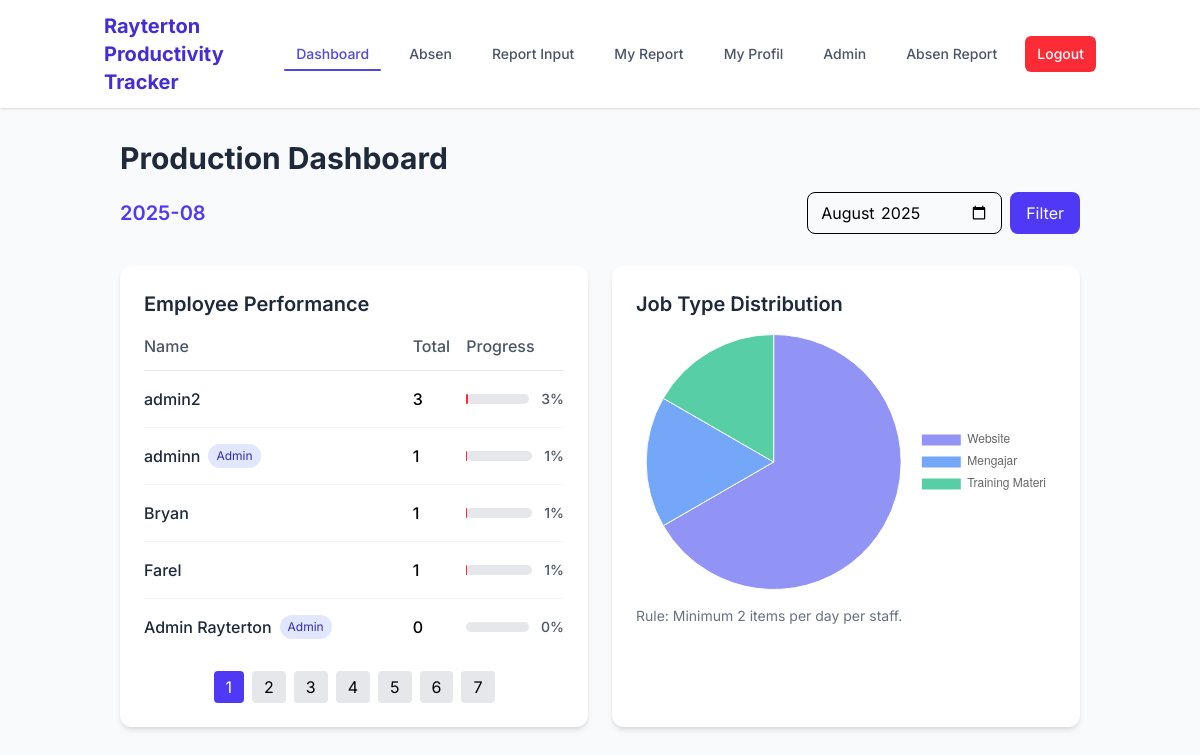
/dashboard.php (signed in), run on the app's committed database.
### tables this page shows
CREATE TABLE `users` (
  `user_id` int(11) NOT NULL,
  `name` varchar(100) NOT NULL,
  `email` varchar(120) NOT NULL,
  `password_hash` varchar(255) NOT NULL,
  `role` enum('admin','staff') NOT NULL DEFAULT 'staff',
  `is_active` tinyint(1) NOT NULL DEFAULT 1,
  `created_at` timestamp NOT NULL DEFAULT current_timestamp()
);

### public/dashboard.php (the view, shortened to what this page needs)
<?php
require_once __DIR__ . '/../lib/db.php';
$month = $_GET['month'] ?? date('Y-m');
$start = $month . "-01";
$end = date('Y-m-t', strtotime($start));
$stmt = $pdo->prepare("
  SELECT u.user_id, u.name, u.role,
         COALESCE(SUM(pr.report_date BETWEEN ? AND ?), 0) as dummy,
         COUNT(pr.report_id) as total
  FROM users u
  LEFT JOIN production_reports pr ON pr.user_id = u.user_id AND pr.report_date BETWEEN ? AND ?
  WHERE u.is_active = 1
  GROUP BY u.user_id
  ORDER BY total DESC, u.name
");
$stmt->execute([$start, $end, $start, $end]);
$users = $stmt->fetchAll();
$types = $pdo->prepare("SELECT job_type, COUNT(*) c FROM production_reports WHERE report_date BETWEEN ? AND ? GROUP BY job_type ORDER BY c DESC");
$types->execute([$start, $end]);
$typeRows = $types->fetchAll();
$limit = 5;
$page  = isset($_GET['page']) ? (int)$_GET['page'] : 1;
$offset = ($page - 1) * $limit;
$totalData = count($users);
$totalPage = ceil($totalData / $limit);
$usersPage = array_slice($users, $offset, $limit);
?>
<!DOCTYPE html>
<html lang="en">
<head>
  <link rel="stylesheet" href="css/output.css">
</head>
<body class="bg-gray-50">
<?php include __DIR__ . '/header.php'; ?>
<div class="container mx-auto px-4 py-8">
  <header class="mb-8">
    <h1 class="text-xl sm:text-2xl md:text-3xl sm:text-start text-center font-bold text-gray-800">
      Production Dashboard
    </h1>
    <div class="flex sm:flex-row flex-col items-center justify-between md:mt-4 mt-0 gap-2 md:gap-0">
      <span class="md:text-xl text-lg font-semibold text-indigo-600"><?php echo htmlspecialchars($month) ?></span>
      <form class="flex gap-2">
        <input type="month" name="month" value="<?php echo htmlspecialchars($month) ?>"
          class="md:w-full w-[178px] px-3 py-2 border rounded-lg focus:outline-none focus:ring-2 focus:ring-indigo-500">
        <button type="submit" class="px-4 py-2 bg-indigo-600 text-white rounded-lg hover:bg-indigo-700 transition">
          Filter
        </button>
      </form>
    </div>
  </header>
  <div class="grid grid-cols-1 lg:grid-cols-2 gap-6">
    <div class="bg-white rounded-xl shadow-md overflow-hidden">
      <div class="p-6">
        <h2 class="text-xl font-semibold text-gray-800 mb-4">Employee Performance</h2>
        <div class="overflow-x-auto">
          <table class="w-full">
            <thead>
              <tr class="text-left border-b border-gray-200">
                <th class="pb-3 font-medium text-gray-600">Name</th>
                <th class="pb-3 font-medium text-gray-600">Total</th>
                <th class="pb-3 font-medium text-gray-600">Progress</th>
              </tr>
            </thead>
            <tbody class="divide-y divide-gray-100">
              <?php foreach ($usersPage as $u):
                $pct = $u['total'] >= 88 ? 100 : round(($u['total'] / 88) * 100);
              ?>
              <tr class="hover:bg-gray-50 transition">
                <td class="py-4">
                  <div class="flex items-center">
                    <span class="font-medium text-gray-800"><?php echo htmlspecialchars($u['name']) ?></span>
                    <?php if ($u['role'] === 'admin'): ?>
                      <span class="ml-2 px-2 py-1 text-xs bg-indigo-100 text-indigo-800 rounded-full">Admin</span>
                    <?php endif; ?>
                  </div>
                </td>
                <td class="py-4 font-medium"><?php echo (int)$u['total'] ?></td>
                <td class="py-4">
                  <div class="flex items-center gap-3">
                    <div class="w-full bg-gray-200 rounded-full h-2.5">
                    </div>
                    <span class="text-sm font-medium text-gray-600"><?php echo $pct ?>%</span>
                  </div>
                </td>
              </tr>
              <?php endforeach; ?>
            </tbody>
          </table>
        </div>
        <div class="flex justify-center mt-4 space-x-2">
          <?php for ($i = 1; $i <= $totalPage; $i++): ?>
            <?php if ($i == $page): ?>
              <span class="px-3 py-1 rounded bg-indigo-600 text-white"><?php echo $i ?></span>
            <?php else: ?>
              <a href="?page=<?php echo $i ?>&month=<?php echo htmlspecialchars($month) ?>"
                 class="px-3 py-1 rounded bg-gray-200 hover:bg-indigo-500 hover:text-white transition">
                <?php echo $i ?>
              </a>
            <?php endif; ?>
          <?php endfor; ?>
        </div>
      </div>
    </div>
    <div class="bg-white rounded-xl shadow-md overflow-hidden">
      <div class="p-6">
        <h2 class="text-xl font-semibold text-gray-800 mb-4">Job Type Distribution</h2>
        <div class="h-64">
          <canvas id="pie"></canvas>
        </div>
        <p class="mt-4 text-sm text-gray-500">Rule: Minimum 2 items per day per staff.</p>
      </div>
    </div>
  </div>
</div>
<script>
  // Pie Chart
  const pieLabels = <?php echo json_encode(array_column($typeRows, 'job_type')); ?>;
  const pieData = <?php echo json_encode(array_map('intval', array_column($typeRows, 'c'))); ?>;
  const pieColors = [
    'rgba(99, 102, 241, 0.7)',
    'rgba(59, 130, 246, 0.7)',
    'rgba(16, 185, 129, 0.7)',
    'rgba(245, 158, 11, 0.7)',
    'rgba(244, 63, 94, 0.7)'
  ];
  new Chart(document.getElementById('pie'), {
    type: 'pie',
    data: {
      labels: pieLabels,
      datasets: [{
        data: pieData,
        backgroundColor: pieColors,
        borderWidth: 1
      }]
    },
    options: {
      responsive: true,
      maintainAspectRatio: false,
      plugins: {
        legend: { position: 'right' }
      }
    }
  });
</script>
<?php include __DIR__ . '/footer.php'; ?>
</body>
</html>

### public/header.php (shortened to what this page needs)
<!DOCTYPE html>
<html lang="id" class="scroll-smooth">
<head>
  <link rel="stylesheet" href="css/output.css">
</head>
<body class="bg-gray-50 text-gray-800">
  <header class="bg-white shadow-sm sticky top-0 z-10">
    <div class="container mx-auto px-4 py-3">
      <div class="flex flex-col md:flex-row md:items-center justify-between gap-4">
        <div class="flex items-center justify-between flex-1 lg:w-auto">
          <h1 class="text-lg md:text-xl font-bold text-indigo-700">
            <span class="hidden sm:inline">Rayterton</span> Productivity Tracker
          </h1>
        </div>
        <?php if (isset($_SESSION['user'])): ?>
          <nav class="hidden lg:flex items-center overflow-x-auto pb-2 md:pb-0">
            <div class="flex space-x-1 md:space-x-4">
              <a href="dashboard.php"
                class="px-3 py-2 text-sm font-medium rounded-md transition-all hover:text-indigo-600 <?= basename($_SERVER['PHP_SELF']) === 'dashboard.php' ? 'active-nav' : 'text-gray-600 hover:bg-gray-100' ?>">
                Dashboard
              </a>
              <a href="attendance.php"
                class="px-3 py-2 text-sm font-medium rounded-md transition-all hover:text-indigo-600 <?= basename($_SERVER['PHP_SELF']) === 'attendance.php' ? 'active-nav' : 'text-gray-600 hover:bg-gray-100' ?>">
                Absen
              </a>
              <a href="report_form.php"
                class="px-3 py-2 text-sm font-medium rounded-md transition-all hover:text-indigo-600 <?= basename($_SERVER['PHP_SELF']) === 'report_form.php' ? 'active-nav' : 'text-gray-600 hover:bg-gray-100' ?>">
                Report Input
              </a>
              <a href="reports_my.php"
                class="px-3 py-2 text-sm font-medium rounded-md transition-all hover:text-indigo-600 <?= basename($_SERVER['PHP_SELF']) === 'reports_my.php' ? 'active-nav' : 'text-gray-600 hover:bg-gray-100' ?>">
                My Report
              </a>
              <a href="profil.php"
                class="px-3 py-2 text-sm font-medium rounded-md transition-all hover:text-indigo-600 <?= basename($_SERVER['PHP_SELF']) === 'profil.php' ? 'active-nav' : 'text-gray-600 hover:bg-gray-100' ?>">
                My Profil
              </a>
              <?php if ($_SESSION['user']['role'] === 'admin'): ?>
                <a href="admin_reports.php"
                  class="px-3 py-2 text-sm font-medium rounded-md transition-all hover:text-indigo-600 <?= basename($_SERVER['PHP_SELF']) === 'admin_reports.php' ? 'active-nav' : 'text-gray-600 hover:bg-gray-100' ?>">
                  Admin
                </a>
              <?php endif; ?>
              <?php if ($_SESSION['user']['role'] === 'admin'): ?>
                <a href="admin_attendance.php"
                  class="px-3 py-2 text-sm font-medium rounded-md transition-all hover:text-indigo-600 <?= basename($_SERVER['PHP_SELF']) === 'admin_attendance.php' ? 'active-nav' : 'text-gray-600 hover:bg-gray-100' ?>">
                  Absen Report
                </a>
              <?php endif; ?>
              <a href="logout.php"
                class="px-3 py-2 text-sm font-medium text-white rounded-md bg-red-500 hover:bg-red-700 transition-all">
                Logout
              </a>
            </div>
          </nav>
        <?php endif; ?>
      </div>
    </div>
  </header>
  <main class="container mx-auto px-4">

### public/footer.php (shortened to what this page needs)
</body>
</html>

### public/header.php (style rules this page uses)
body { font-family: 'Inter', sans-serif; }
.active-nav { position: relative; color: #4f46e5; }
.active-nav::after { content: ''; position: absolute; bottom: 1px; left: 0; width: 100%; height: 2px; background-color: #4f46e5; border-radius: 2px; }

### data on the page
users: name "admin2", total "3", pct "3"
users: name "adminn", role "Admin", total "1", pct "1"
users: name "Bryan", total "1", pct "1"
users: name "Farel", total "1", pct "1"
users: name "Admin Rayterton", role "Admin", total "0", pct "0"

### other printed values
$month "2025-08"
chart data {{ json_encode(array_column($typeRows, 'job_type')) }} ["Website","Mengajar","Training Materi"]
